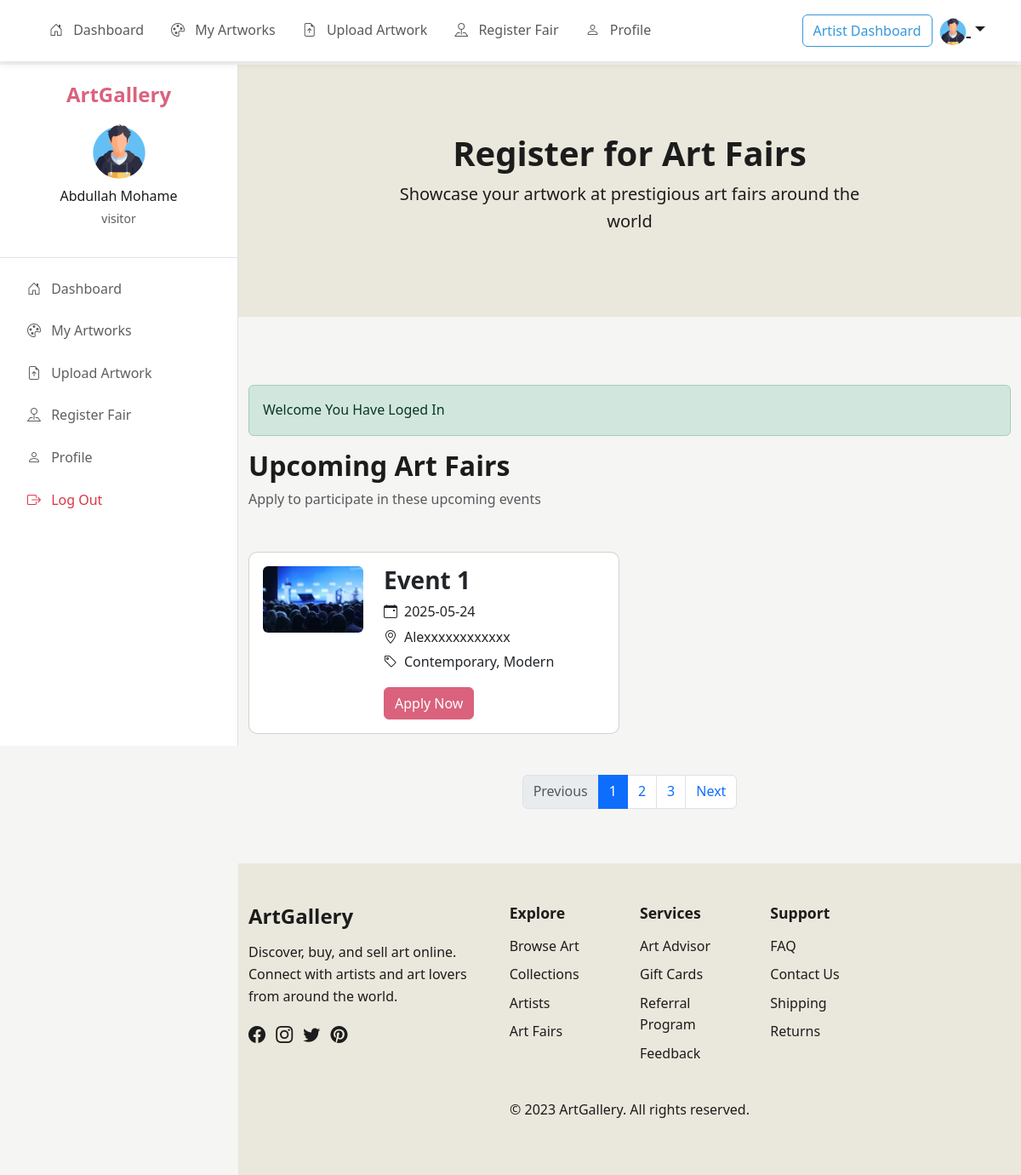
Before: /artist/artist-register-fair.php (signed in) with the older database file.
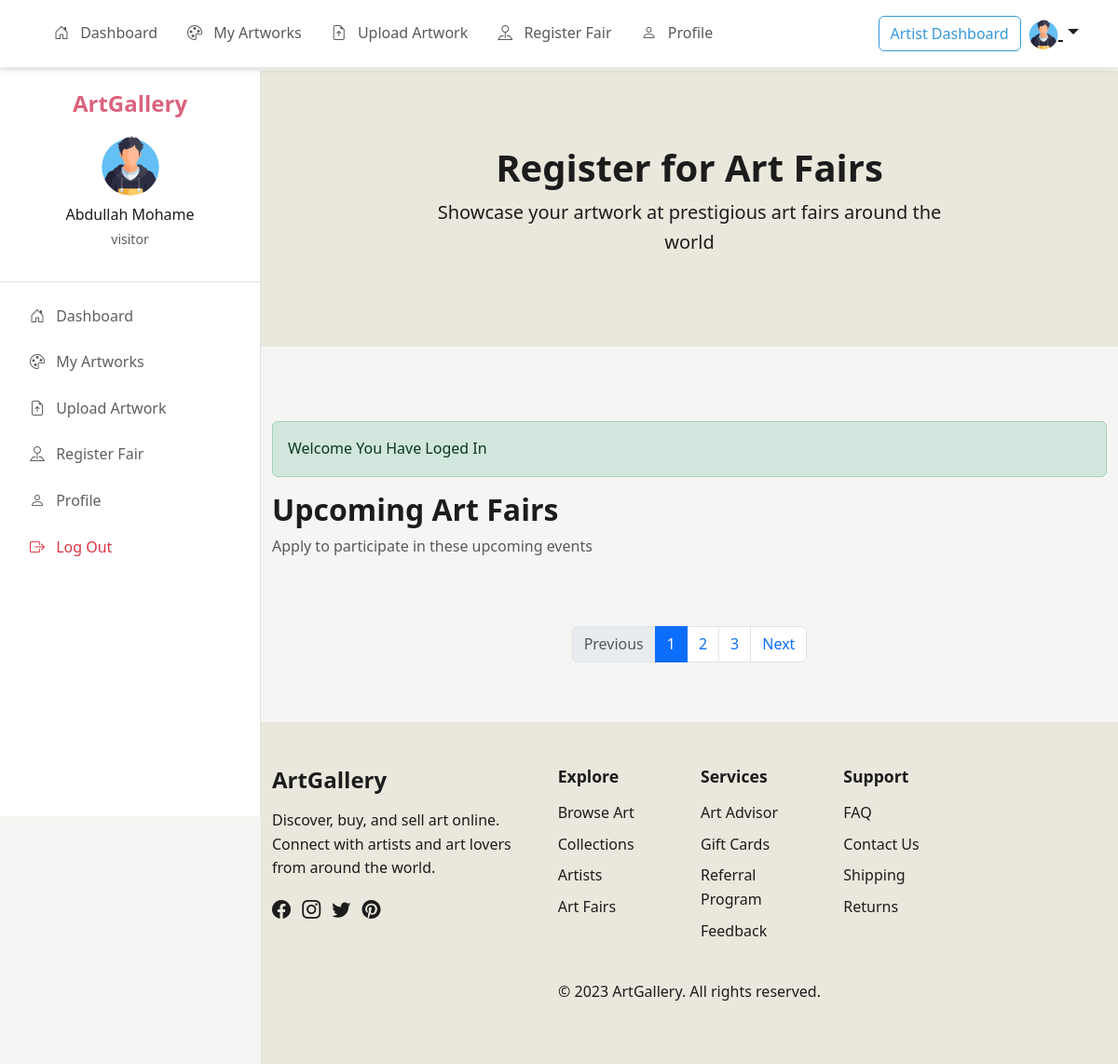
After: the same page with the newer database file.
### tables this page shows
CREATE TABLE `fairs` (
  `id` int(11) NOT NULL,
  `title` varchar(255) DEFAULT NULL,
  `description` text DEFAULT NULL,
  `fair_date` date DEFAULT NULL,
  `fair_time` time DEFAULT NULL,
  `price` int(11) NOT NULL,
  `location` varchar(255) DEFAULT NULL,
  `image` varchar(255) DEFAULT NULL,
  `created_by` int(11) DEFAULT NULL,
  `created_at` timestamp NOT NULL DEFAULT current_timestamp()
);

### artist/artist-register-fair.php (the view, shortened to what this page needs)
<!DOCTYPE html>
<html lang="en">
<head>
    <link rel="stylesheet" href="https://cdn.jsdelivr.net/npm/bootstrap@5.3.0/dist/css/bootstrap.min.css">
    <link rel="stylesheet" href="https://cdn.jsdelivr.net/npm/bootstrap-icons@1.11.1/font/bootstrap-icons.css">
    <link rel="stylesheet" href="../assets/css/style.css">
</head>
<body>
    <?php
    include 'includes/header.php';
    include 'includes/conn.php';
    ?>
    <section class="page-hero">
        <div class="container">
            <div class="row">
                <div class="col-lg-8 mx-auto text-center">
                    <h1>Register for Art Fairs</h1>
                    <p class="lead">Showcase your artwork at prestigious art fairs around the world</p>
                </div>
            </div>
        </div>
    </section>
    <section class="upcoming-fairs py-5">
        <div class="container">
            <?php
            include 'includes/msg.php';
            ?>
            <div class="section-header mb-5">
                <h2>Upcoming Art Fairs</h2>
                <p class="text-muted">Apply to participate in these upcoming events</p>
            </div>
            <div class="row g-4">
                <?php
                $sql = "SELECT * FROM fairs";
                $result = mysqli_query($conn, $sql);
                while ($row = mysqli_fetch_assoc($result)) {
                ?>
                    <div class="col-md-6">
                        <div class="fair-application-card">
                            <div class="card">
                                <div class="card-body">
                                    <div class="row">
                                        <div class="col-md-4">
                                            <img src="../admin/back/<?php echo $row['image'] ?>" alt="International Art Expo" class="img-fluid rounded">
                                        </div>
                                        <div class="col-md-8">
                                            <h3><?php echo $row['title'] ?></h3>
                                            <div class="fair-details mt-2">
                                                <div class="d-flex align-items-center mb-1">
                                                    <i class="bi bi-calendar-event me-2"></i>
                                                    <span><?php echo $row['fair_date'] ?></span>
                                                </div>
                                                <div class="d-flex align-items-center mb-1">
                                                    <i class="bi bi-geo-alt me-2"></i>
                                                    <span><?php echo $row['location'] ?></span>
                                                </div>
                                                <div class="d-flex align-items-center mb-1">
                                                    <i class="bi bi-tag me-2"></i>
                                                    <span>Contemporary, Modern</span>
                                                </div>
                                            </div>
                                            <div class="mt-3">
                                                <a href="back/handle_fairs_register_artist.php?id_reg=<?php echo $row['id'] ?>" class="btn btn-primary">Apply Now</a>
                                            </div>
                                        </div>
                                    </div>
                                </div>
                            </div>
                        </div>
                    </div>
                <?php
                }
                ?>
            </div>
            <nav aria-label="Fair pagination" class="mt-5">
                <ul class="pagination justify-content-center">
                    <li class="page-item disabled">
                        <a class="page-link" href="#" tabindex="-1" aria-disabled="true">Previous</a>
                    </li>
                    <li class="page-item active"><a class="page-link" href="#">1</a></li>
                    <li class="page-item"><a class="page-link" href="#">2</a></li>
                    <li class="page-item"><a class="page-link" href="#">3</a></li>
                    <li class="page-item">
                        <a class="page-link" href="#">Next</a>
                    </li>
                </ul>
            </nav>
        </div>
    </section>
    <?php
    include '../includes/footer.php';
    ?>
</body>
</html>

Changed rows visible on the page:
removed fairs: image (picture), title "Event 1", fair_date "2025-05-24", location "Alexxxxxxxxxxxx"
